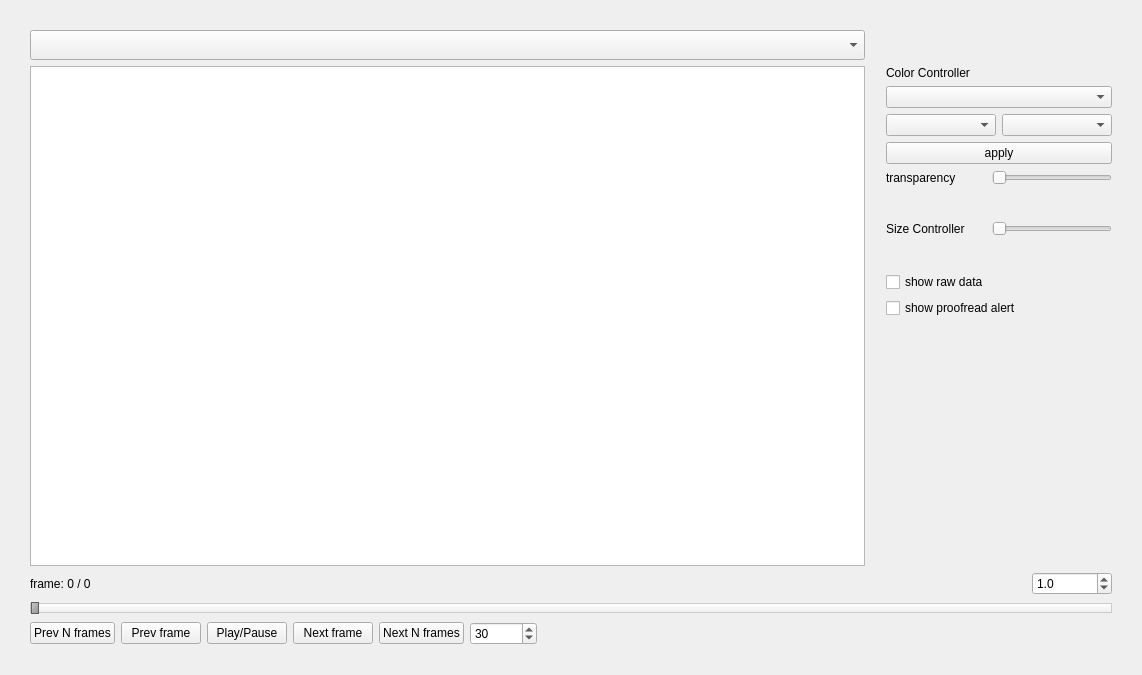
<?xml version="1.0" encoding="UTF-8"?>
<ui version="4.0">
 <class>VideoPlayer</class>
 <widget class="QDialog" name="VideoPlayer">
  <property name="geometry">
   <rect>
    <x>0</x>
    <y>0</y>
    <width>1142</width>
    <height>675</height>
   </rect>
  </property>
  <property name="windowTitle">
   <string>Dialog</string>
  </property>
  <layout class="QGridLayout" name="gridLayout">
   <property name="leftMargin">
    <number>30</number>
   </property>
   <property name="topMargin">
    <number>30</number>
   </property>
   <property name="rightMargin">
    <number>30</number>
   </property>
   <property name="bottomMargin">
    <number>30</number>
   </property>
   <item row="3" column="0" colspan="2">
    <widget class="QSlider" name="videoslider">
     <property name="focusPolicy">
      <enum>Qt::NoFocus</enum>
     </property>
     <property name="styleSheet">
      <string notr="true">QSlider::groove:horizontal {
    border: 1px solid #CCCCCC;
    height: 8px; /* the groove expands to the size of the slider by default. by giving it a height, it has a fixed size */
    background: qlineargradient(x1:0, y1:0, x2:0, y2:1, stop:0 #FFFFFF, stop:1 #EEEEEE);
    margin: 2px 0;
}

QSlider::handle:horizontal {
    background: qlineargradient(x1:0, y1:0, x2:1, y2:1, stop:0 #CCCCCC, stop:1 #8f8f8f);
    border: 1px solid #5c5c5c;
	height: 12px;
    width: 6px;
    margin: -2px 0; /* handle is placed by default on the contents rect of the groove. Expand outside the groove */
    border-radius: 5px;
}</string>
     </property>
     <property name="orientation">
      <enum>Qt::Horizontal</enum>
     </property>
    </widget>
   </item>
   <item row="2" column="0" colspan="2">
    <layout class="QHBoxLayout" name="horizontalLayout_6">
     <item>
      <widget class="QLabel" name="videoframelabel">
       <property name="text">
        <string>frame: 0 / 0</string>
       </property>
      </widget>
     </item>
     <item>
      <spacer name="horizontalSpacer_2">
       <property name="orientation">
        <enum>Qt::Horizontal</enum>
       </property>
       <property name="sizeHint" stdset="0">
        <size>
         <width>868</width>
         <height>20</height>
        </size>
       </property>
      </spacer>
     </item>
     <item>
      <widget class="QDoubleSpinBox" name="speedspin">
       <property name="minimumSize">
        <size>
         <width>80</width>
         <height>0</height>
        </size>
       </property>
       <property name="focusPolicy">
        <enum>Qt::NoFocus</enum>
       </property>
       <property name="decimals">
        <number>1</number>
       </property>
       <property name="minimum">
        <double>0.500000000000000</double>
       </property>
       <property name="maximum">
        <double>2.000000000000000</double>
       </property>
       <property name="singleStep">
        <double>0.100000000000000</double>
       </property>
       <property name="value">
        <double>1.000000000000000</double>
       </property>
      </widget>
     </item>
    </layout>
   </item>
   <item row="1" column="0">
    <widget class="QGraphicsView" name="qgraphicsvideo">
     <property name="focusPolicy">
      <enum>Qt::WheelFocus</enum>
     </property>
     <property name="verticalScrollBarPolicy">
      <enum>Qt::ScrollBarAlwaysOff</enum>
     </property>
     <property name="horizontalScrollBarPolicy">
      <enum>Qt::ScrollBarAlwaysOff</enum>
     </property>
    </widget>
   </item>
   <item row="1" column="1">
    <layout class="QVBoxLayout" name="verticalLayout_4">
     <property name="leftMargin">
      <number>15</number>
     </property>
     <item>
      <layout class="QVBoxLayout" name="verticalLayout_3">
       <item>
        <layout class="QVBoxLayout" name="verticalLayout">
         <item>
          <widget class="QLabel" name="label">
           <property name="sizePolicy">
            <sizepolicy hsizetype="Minimum" vsizetype="Minimum">
             <horstretch>0</horstretch>
             <verstretch>0</verstretch>
            </sizepolicy>
           </property>
           <property name="text">
            <string>Color Controller</string>
           </property>
          </widget>
         </item>
         <item>
          <widget class="QComboBox" name="instcomb">
           <property name="sizePolicy">
            <sizepolicy hsizetype="Minimum" vsizetype="Fixed">
             <horstretch>0</horstretch>
             <verstretch>0</verstretch>
            </sizepolicy>
           </property>
           <property name="focusPolicy">
            <enum>Qt::NoFocus</enum>
           </property>
          </widget>
         </item>
         <item>
          <layout class="QHBoxLayout" name="horizontalLayout_3">
           <item>
            <widget class="QComboBox" name="nodecomb">
             <property name="sizePolicy">
              <sizepolicy hsizetype="Minimum" vsizetype="Fixed">
               <horstretch>0</horstretch>
               <verstretch>0</verstretch>
              </sizepolicy>
             </property>
             <property name="focusPolicy">
              <enum>Qt::NoFocus</enum>
             </property>
            </widget>
           </item>
           <item>
            <widget class="QComboBox" name="colorcomb">
             <property name="sizePolicy">
              <sizepolicy hsizetype="Minimum" vsizetype="Fixed">
               <horstretch>0</horstretch>
               <verstretch>0</verstretch>
              </sizepolicy>
             </property>
             <property name="focusPolicy">
              <enum>Qt::NoFocus</enum>
             </property>
            </widget>
           </item>
          </layout>
         </item>
         <item>
          <widget class="QPushButton" name="colorbt">
           <property name="focusPolicy">
            <enum>Qt::NoFocus</enum>
           </property>
           <property name="text">
            <string>apply</string>
           </property>
          </widget>
         </item>
         <item>
          <layout class="QHBoxLayout" name="horizontalLayout_4">
           <item>
            <widget class="QLabel" name="label_3">
             <property name="sizePolicy">
              <sizepolicy hsizetype="Fixed" vsizetype="Preferred">
               <horstretch>0</horstretch>
               <verstretch>0</verstretch>
              </sizepolicy>
             </property>
             <property name="minimumSize">
              <size>
               <width>100</width>
               <height>0</height>
              </size>
             </property>
             <property name="text">
              <string>transparency</string>
             </property>
            </widget>
           </item>
           <item>
            <widget class="QSlider" name="translider">
             <property name="sizePolicy">
              <sizepolicy hsizetype="Minimum" vsizetype="Fixed">
               <horstretch>0</horstretch>
               <verstretch>0</verstretch>
              </sizepolicy>
             </property>
             <property name="minimumSize">
              <size>
               <width>120</width>
               <height>0</height>
              </size>
             </property>
             <property name="focusPolicy">
              <enum>Qt::NoFocus</enum>
             </property>
             <property name="orientation">
              <enum>Qt::Horizontal</enum>
             </property>
            </widget>
           </item>
          </layout>
         </item>
        </layout>
       </item>
       <item>
        <layout class="QHBoxLayout" name="horizontalLayout_2">
         <property name="topMargin">
          <number>30</number>
         </property>
         <property name="bottomMargin">
          <number>30</number>
         </property>
         <item>
          <widget class="QLabel" name="label_2">
           <property name="sizePolicy">
            <sizepolicy hsizetype="Maximum" vsizetype="Preferred">
             <horstretch>0</horstretch>
             <verstretch>0</verstretch>
            </sizepolicy>
           </property>
           <property name="minimumSize">
            <size>
             <width>100</width>
             <height>0</height>
            </size>
           </property>
           <property name="text">
            <string>Size Controller</string>
           </property>
          </widget>
         </item>
         <item>
          <widget class="QSlider" name="sizeslider">
           <property name="sizePolicy">
            <sizepolicy hsizetype="Minimum" vsizetype="Fixed">
             <horstretch>0</horstretch>
             <verstretch>0</verstretch>
            </sizepolicy>
           </property>
           <property name="minimumSize">
            <size>
             <width>120</width>
             <height>0</height>
            </size>
           </property>
           <property name="focusPolicy">
            <enum>Qt::NoFocus</enum>
           </property>
           <property name="orientation">
            <enum>Qt::Horizontal</enum>
           </property>
          </widget>
         </item>
        </layout>
       </item>
       <item>
        <layout class="QVBoxLayout" name="verticalLayout_2">
         <property name="bottomMargin">
          <number>30</number>
         </property>
         <item>
          <widget class="QCheckBox" name="rawdatacheck">
           <property name="focusPolicy">
            <enum>Qt::NoFocus</enum>
           </property>
           <property name="text">
            <string>show raw data</string>
           </property>
          </widget>
         </item>
         <item>
          <widget class="QCheckBox" name="alertcheck">
           <property name="minimumSize">
            <size>
             <width>160</width>
             <height>0</height>
            </size>
           </property>
           <property name="focusPolicy">
            <enum>Qt::NoFocus</enum>
           </property>
           <property name="text">
            <string>show proofread alert</string>
           </property>
          </widget>
         </item>
        </layout>
       </item>
      </layout>
     </item>
     <item>
      <spacer name="verticalSpacer">
       <property name="orientation">
        <enum>Qt::Vertical</enum>
       </property>
       <property name="sizeHint" stdset="0">
        <size>
         <width>20</width>
         <height>98</height>
        </size>
       </property>
      </spacer>
     </item>
    </layout>
   </item>
   <item row="0" column="0">
    <widget class="QComboBox" name="filecomb">
     <property name="font">
      <font>
       <family>굴림</family>
       <pointsize>11</pointsize>
      </font>
     </property>
     <property name="focusPolicy">
      <enum>Qt::NoFocus</enum>
     </property>
    </widget>
   </item>
   <item row="4" column="0" colspan="2">
    <layout class="QHBoxLayout" name="horizontalLayout_5">
     <item>
      <layout class="QHBoxLayout" name="horizontalLayout">
       <item>
        <widget class="QPushButton" name="prevNfbt">
         <property name="focusPolicy">
          <enum>Qt::NoFocus</enum>
         </property>
         <property name="text">
          <string>Prev N frames</string>
         </property>
        </widget>
       </item>
       <item>
        <widget class="QPushButton" name="prevfbt">
         <property name="focusPolicy">
          <enum>Qt::NoFocus</enum>
         </property>
         <property name="text">
          <string>Prev frame</string>
         </property>
        </widget>
       </item>
       <item>
        <widget class="QPushButton" name="playbt">
         <property name="focusPolicy">
          <enum>Qt::NoFocus</enum>
         </property>
         <property name="text">
          <string>Play/Pause</string>
         </property>
        </widget>
       </item>
       <item>
        <widget class="QPushButton" name="nextfbt">
         <property name="focusPolicy">
          <enum>Qt::NoFocus</enum>
         </property>
         <property name="text">
          <string>Next frame</string>
         </property>
        </widget>
       </item>
       <item>
        <widget class="QPushButton" name="nextNfbt">
         <property name="focusPolicy">
          <enum>Qt::NoFocus</enum>
         </property>
         <property name="text">
          <string>Next N frames</string>
         </property>
        </widget>
       </item>
       <item>
        <widget class="QSpinBox" name="framespin">
         <property name="focusPolicy">
          <enum>Qt::NoFocus</enum>
         </property>
         <property name="acceptDrops">
          <bool>true</bool>
         </property>
         <property name="accelerated">
          <bool>true</bool>
         </property>
         <property name="correctionMode">
          <enum>QAbstractSpinBox::CorrectToNearestValue</enum>
         </property>
         <property name="minimum">
          <number>2</number>
         </property>
         <property name="maximum">
          <number>2000000</number>
         </property>
         <property name="value">
          <number>30</number>
         </property>
        </widget>
       </item>
      </layout>
     </item>
     <item>
      <spacer name="horizontalSpacer">
       <property name="orientation">
        <enum>Qt::Horizontal</enum>
       </property>
       <property name="sizeHint" stdset="0">
        <size>
         <width>40</width>
         <height>20</height>
        </size>
       </property>
      </spacer>
     </item>
    </layout>
   </item>
  </layout>
 </widget>
 <resources/>
 <connections/>
</ui>
